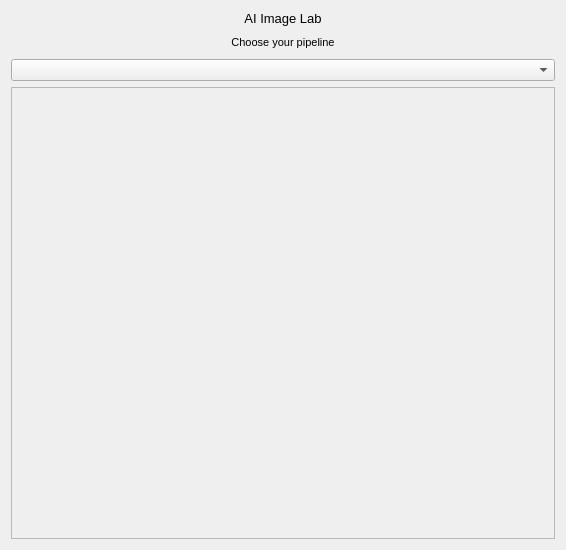
<?xml version="1.0" encoding="UTF-8"?>
<ui version="4.0">
 <class>Form</class>
 <widget class="QWidget" name="Form">
  <property name="geometry">
   <rect>
    <x>0</x>
    <y>0</y>
    <width>566</width>
    <height>550</height>
   </rect>
  </property>
  <property name="sizePolicy">
   <sizepolicy hsizetype="Preferred" vsizetype="Expanding">
    <horstretch>0</horstretch>
    <verstretch>0</verstretch>
   </sizepolicy>
  </property>
  <property name="windowTitle">
   <string>Form</string>
  </property>
  <layout class="QVBoxLayout" name="verticalLayout">
   <property name="topMargin">
    <number>11</number>
   </property>
   <item>
    <layout class="QVBoxLayout" name="verticalLayout_2" stretch="0,0">
     <property name="sizeConstraint">
      <enum>QLayout::SetNoConstraint</enum>
     </property>
     <item>
      <layout class="QVBoxLayout" name="verticalLayout_4">
       <property name="spacing">
        <number>10</number>
       </property>
       <item>
        <widget class="QLabel" name="Title_Label">
         <property name="font">
          <font>
           <pointsize>10</pointsize>
          </font>
         </property>
         <property name="text">
          <string>AI Image Lab</string>
         </property>
         <property name="alignment">
          <set>Qt::AlignCenter</set>
         </property>
        </widget>
       </item>
       <item>
        <widget class="QLabel" name="choose_lbl">
         <property name="font">
          <font>
           <pointsize>8</pointsize>
          </font>
         </property>
         <property name="text">
          <string>Choose your pipeline</string>
         </property>
         <property name="alignment">
          <set>Qt::AlignCenter</set>
         </property>
        </widget>
       </item>
       <item>
        <widget class="QComboBox" name="pipeline_list_combobox">
         <property name="font">
          <font>
           <pointsize>8</pointsize>
          </font>
         </property>
        </widget>
       </item>
      </layout>
     </item>
     <item>
      <widget class="QScrollArea" name="scrollArea">
       <property name="sizePolicy">
        <sizepolicy hsizetype="Preferred" vsizetype="Expanding">
         <horstretch>0</horstretch>
         <verstretch>0</verstretch>
        </sizepolicy>
       </property>
       <property name="verticalScrollBarPolicy">
        <enum>Qt::ScrollBarAsNeeded</enum>
       </property>
       <property name="sizeAdjustPolicy">
        <enum>QAbstractScrollArea::AdjustToContents</enum>
       </property>
       <property name="widgetResizable">
        <bool>true</bool>
       </property>
       <property name="alignment">
        <set>Qt::AlignLeading|Qt::AlignLeft|Qt::AlignTop</set>
       </property>
       <widget class="QWidget" name="scroll_widget">
        <property name="geometry">
         <rect>
          <x>0</x>
          <y>0</y>
          <width>544</width>
          <height>449</height>
         </rect>
        </property>
        <property name="sizePolicy">
         <sizepolicy hsizetype="Expanding" vsizetype="Expanding">
          <horstretch>0</horstretch>
          <verstretch>0</verstretch>
         </sizepolicy>
        </property>
        <property name="sizeIncrement">
         <size>
          <width>0</width>
          <height>0</height>
         </size>
        </property>
        <layout class="QVBoxLayout" name="verticalLayout_3">
         <property name="spacing">
          <number>0</number>
         </property>
         <property name="leftMargin">
          <number>1</number>
         </property>
         <property name="topMargin">
          <number>1</number>
         </property>
         <property name="rightMargin">
          <number>0</number>
         </property>
         <property name="bottomMargin">
          <number>11</number>
         </property>
        </layout>
       </widget>
      </widget>
     </item>
    </layout>
   </item>
  </layout>
 </widget>
 <resources/>
 <connections/>
</ui>
